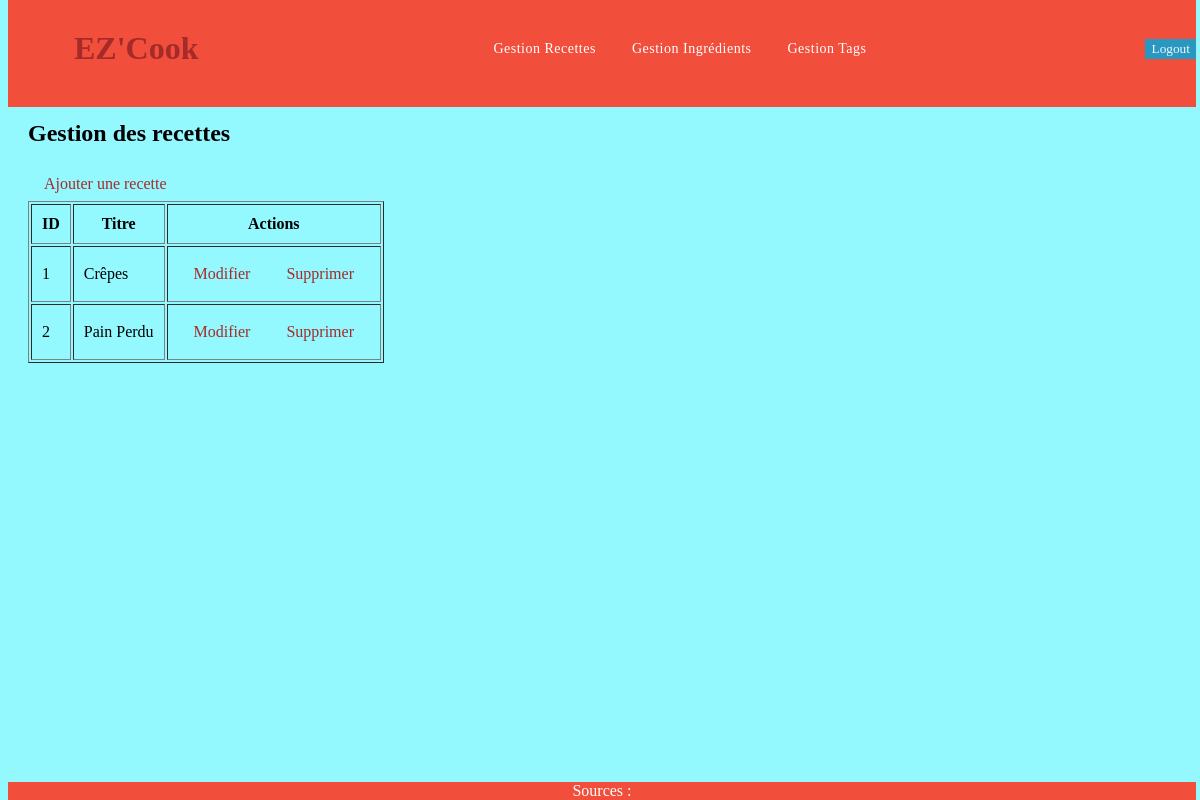
/recettes.php (signed in), run on an earlier commit of the app's database.
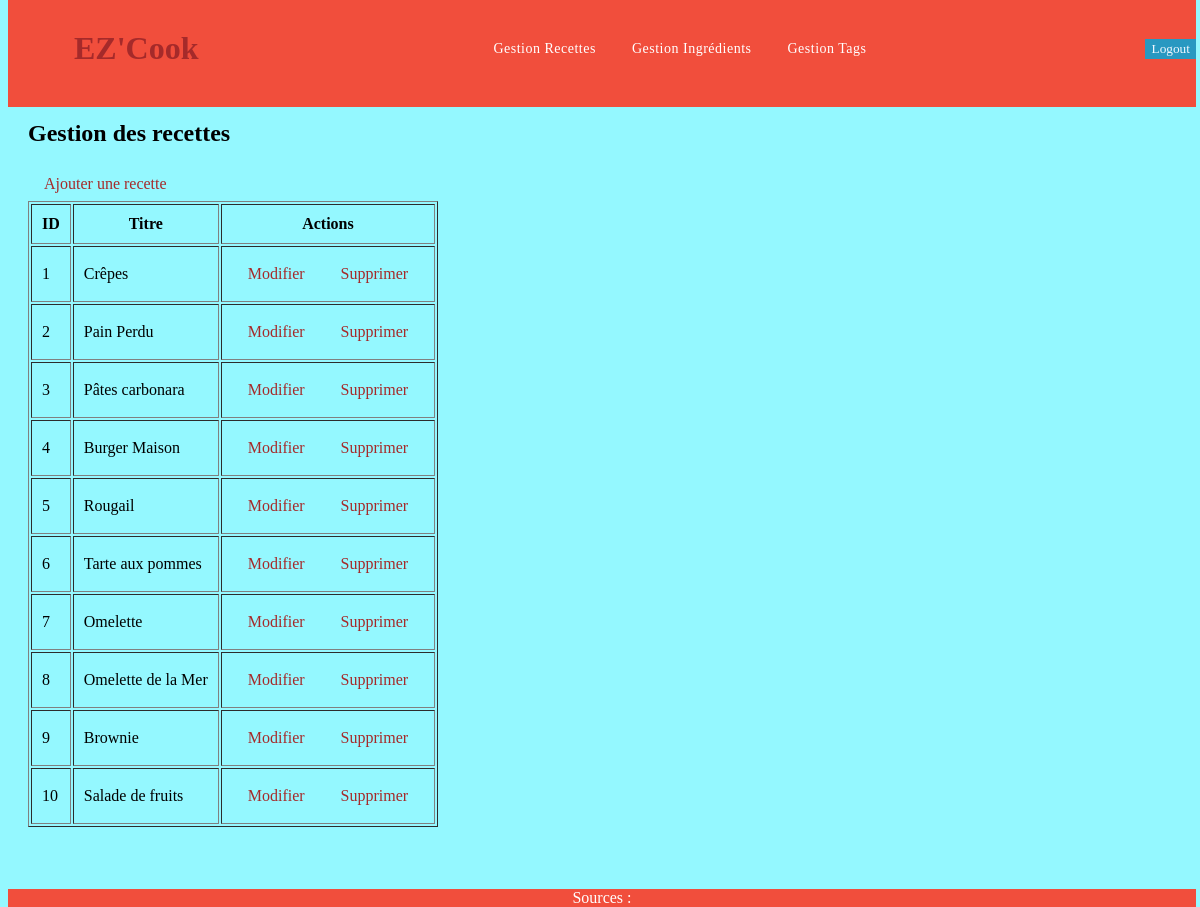
And on a later commit of the database.
### tables this page shows
CREATE TABLE `recette` (
  `id` int(10) UNSIGNED NOT NULL,
  `titre` varchar(255) DEFAULT NULL,
  `listeIng` longtext DEFAULT NULL CHECK (json_valid(`listeIng`)),
  `description` varchar(2000) DEFAULT NULL,
  `photo` varchar(255) DEFAULT NULL,
  `listeTag` longtext DEFAULT NULL CHECK (json_valid(`listeTag`))
);

### DataBase.php (called while the page is built, shortened)
<?php
class DataBase{
    public static function chargerRecettes($pdo): array{
        $sqlAllRecettes = "SELECT * FROM Recette" ;
        $statement = $pdo->prepare($sqlAllRecettes) ;
        $statement->execute() or die(var_dump($statement->errorInfo())) ;
        $result = $statement->fetchAll(PDO::FETCH_ASSOC);
        return $result;
    }
}
?>

### recettes.php (the view, shortened to what this page needs)
<?php
require_once __DIR__ . '/Template.php';
require_once __DIR__ . '/DataBase.php';
$pdo=DataBase::getConnection();
$recettes=DataBase::chargerRecettes($pdo);?>
<h2>Gestion des recettes</h2>
<a href="recette_ajouter.php">Ajouter une recette</a>
<table border="1" cellpadding="10">
    <thead>
        <tr>
            <th>ID</th>
            <th>Titre</th>
            <th>Actions</th>
        </tr>
    </thead>
<tbody>
    <?php foreach($recettes as $r):?>
    <tr>
        <td><?= $r['id']?></td>
        <td><?= htmlspecialchars($r['titre'])?></td>
        <td>
        <a href="recette_modifier.php?id=<?=$r['id']?>">Modifier</a>
        <a href="recette_supprimer.php?id=<?$r['id']?>">Supprimer</a>
        </td>
    </tr>
    <?php endforeach; ?>
</tbody>
</table>

What changed in the data, as far as the page shows it:
added recette: id "3", titre "Pâtes carbonara"
added recette: id "4", titre "Burger Maison"
added recette: id "5", titre "Rougail"
added recette: id "6", titre "Tarte aux pommes"
added recette: id "7", titre "Omelette"
added recette: id "8", titre "Omelette de la Mer"
added recette: id "9", titre "Brownie"
added recette: id "10", titre "Salade de fruits"
